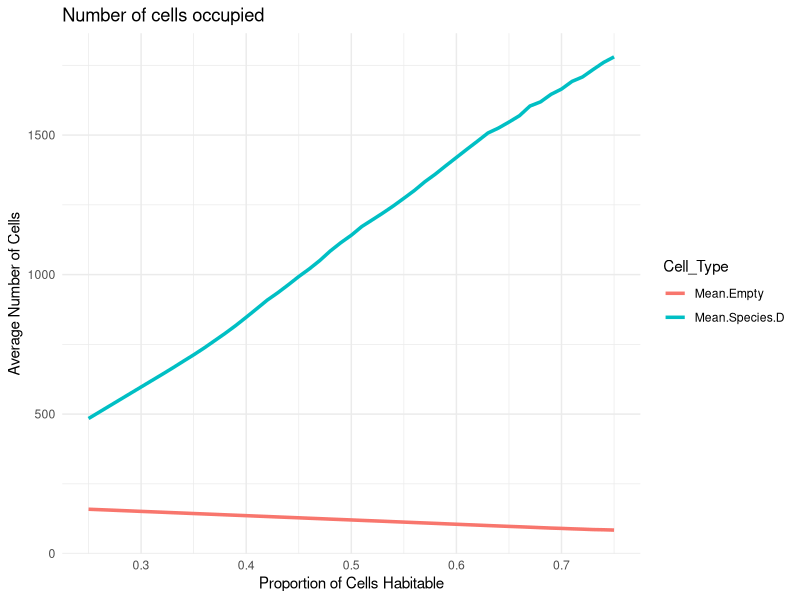

Write R code to recreate this figure.
# Load necessary library
require(ggplot2)

#set path
setwd("/Users/mac/code/cs361/final-project-emma-luke/Experiment data")
# Read the CSV file
data <- read.csv("basic_controls_mean_cell_counts.csv")

# Convert to long format for ggplot
library(tidyr)
data_long <- pivot_longer(data, 
                          cols = c("Mean.Species.D", "Mean.Empty"), 
                          names_to = "Cell_Type", 
                          values_to = "Count")

# Plot
ggplot(data_long, aes(x = Proportion.Habitable, y = Count, color = Cell_Type)) +
  geom_line(size = 1.2) +
  labs(title = "Number of cells occupied",
       x = "Proportion of Cells Habitable",
       y = "Average Number of Cells") +
  theme_minimal()
